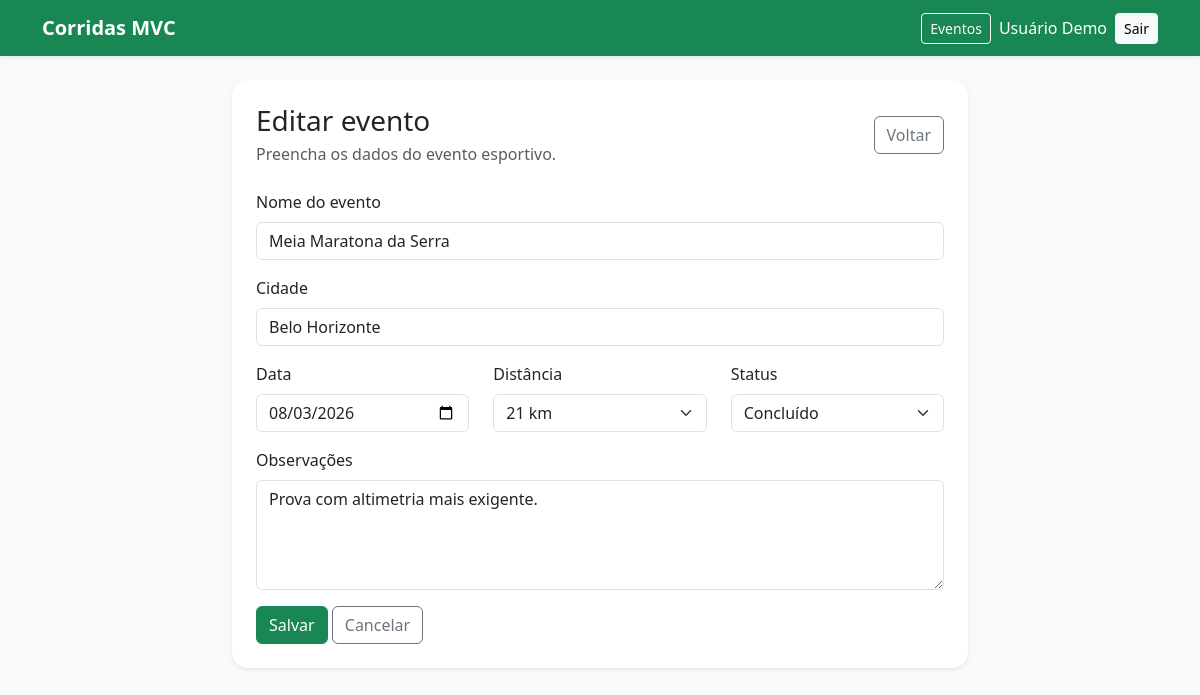
The page /index.php?acao=editar&id=3 (signed in) on the database its author committed.
### tables this page shows
CREATE TABLE IF NOT EXISTS eventos_corrida (
    id INT AUTO_INCREMENT PRIMARY KEY,
    nome VARCHAR(150) NOT NULL,
    cidade VARCHAR(100) NOT NULL,
    data_evento DATE NOT NULL,
    distancia VARCHAR(20) NOT NULL,
    status_evento VARCHAR(30) NOT NULL,
    observacoes TEXT,
    criado_em TIMESTAMP DEFAULT CURRENT_TIMESTAMP
);

### controllers/EventoController.php (called while the page is built, shortened)
<?php
require_once 'models/Evento.php';
class EventoController
{
    private $modeloEvento;
    public function __construct()
    {
        $this->modeloEvento = new Evento();
    }
    public function editar()
    {
        $id = (int) $_GET['id'];
        $evento = $this->modeloEvento->buscarPorId($id);
        $acaoFormulario = 'atualizar';
        $tituloPagina = 'Editar evento';
        require 'views/eventos/formulario.php';
    }
}

### config/database.php (called while the page is built)
<?php
class Database
{
    private $host = 'localhost';
    private $nomeBanco = 'mvc_eventos';
    private $usuario = 'root';
    private $senha = '';
    public function connect()
    {
        try {
            $conexao = new PDO(
                "mysql:host={$this->host};dbname={$this->nomeBanco};charset=utf8",
                $this->usuario,
                $this->senha
            );
            $conexao->setAttribute(PDO::ATTR_ERRMODE, PDO::ERRMODE_EXCEPTION);
            return $conexao;
        } catch (PDOException $erro) {
            die('Erro na conexão com o banco de dados: ' . $erro->getMessage());
        }
    }
}

### models/Evento.php (called while the page is built, shortened)
<?php
require_once 'config/database.php';
class Evento
{
    private $conexao;
    public function __construct()
    {
        $bancoDeDados = new Database();
        $this->conexao = $bancoDeDados->connect();
    }
    public function buscarPorId($id)
    {
        $sql = 'SELECT * FROM eventos_corrida WHERE id = :id';
        $comando = $this->conexao->prepare($sql);
        $comando->bindValue(':id', $id, PDO::PARAM_INT);
        $comando->execute();
        return $comando->fetch(PDO::FETCH_ASSOC);
    }
}

### views/eventos/formulario.php (the view, shortened to what this page needs)
<?php require 'views/layout/header.php'; ?>
<div class="row justify-content-center">
    <div class="col-lg-8">
        <div class="card shadow-sm border-0">
            <div class="card-body p-4">
                <div class="d-flex justify-content-between align-items-center mb-4">
                    <div>
                        <h1 class="h3 mb-1"><?php echo $tituloPagina; ?></h1>
                        <p class="text-muted mb-0">Preencha os dados do evento esportivo.</p>
                    </div>
                    <a href="index.php" class="btn btn-outline-secondary">Voltar</a>
                </div>
                <form action="index.php?acao=<?php echo $acaoFormulario; ?>" method="POST">
                    <div class="mb-3">
                        <label for="nome" class="form-label">Nome do evento</label>
                        <input
                            type="text"
                            class="form-control"
                            id="nome"
                            name="nome"
                            value="<?php echo htmlspecialchars($evento['nome']); ?>"
                            required
                        >
                    </div>
                    <div class="mb-3">
                        <label for="cidade" class="form-label">Cidade</label>
                        <input
                            type="text"
                            class="form-control"
                            id="cidade"
                            name="cidade"
                            value="<?php echo htmlspecialchars($evento['cidade']); ?>"
                            required
                        >
                    </div>
                    <div class="row">
                        <div class="col-md-4 mb-3">
                            <label for="data_evento" class="form-label">Data</label>
                            <input
                                type="date"
                                class="form-control"
                                id="data_evento"
                                name="data_evento"
                                value="<?php echo htmlspecialchars($evento['data_evento']); ?>"
                                required
                            >
                        </div>
                        <div class="col-md-4 mb-3">
                            <label for="distancia" class="form-label">Distância</label>
                            <select class="form-select" id="distancia" name="distancia" required>
                                <option value="21 km" <?php echo $evento['distancia'] === '21 km' ? 'selected' : ''; ?>>21 km</option>
                            </select>
                        </div>
                        <div class="col-md-4 mb-3">
                            <label for="status_evento" class="form-label">Status</label>
                            <select class="form-select" id="status_evento" name="status_evento" required>
                                <option value="Concluído" <?php echo $evento['status_evento'] === 'Concluído' ? 'selected' : ''; ?>>Concluído</option>
                            </select>
                        </div>
                    </div>
                    <div class="mb-3">
                        <label for="observacoes" class="form-label">Observações</label>
                        <textarea
                            class="form-control"
                            id="observacoes"
                            name="observacoes"
                            rows="4"
                        ><?php echo htmlspecialchars($evento['observacoes']); ?></textarea>
                    </div>
                    <button type="submit" class="btn btn-success">Salvar</button>
                    <a href="index.php" class="btn btn-outline-secondary">Cancelar</a>
                </form>
            </div>
        </div>
    </div>
</div>
<?php require 'views/layout/footer.php'; ?>

### assets/css/style.css (style rules this page uses)
body { min-height: 100vh; }
.card { border-radius: 1rem; }

### rows shown on the page
eventos_corrida: nome "Meia Maratona da Serra", cidade "Belo Horizonte", data_evento "08/03/2026", distancia "21 km", status_evento "Concluído", observacoes "Prova com altimetria mais exigente."

### other values the page prints
$usuarioAutenticado['nome'] "Usuário Demo"
$tituloPagina "Editar evento"
